Frame 1 (no input): blank canvas, image omitted
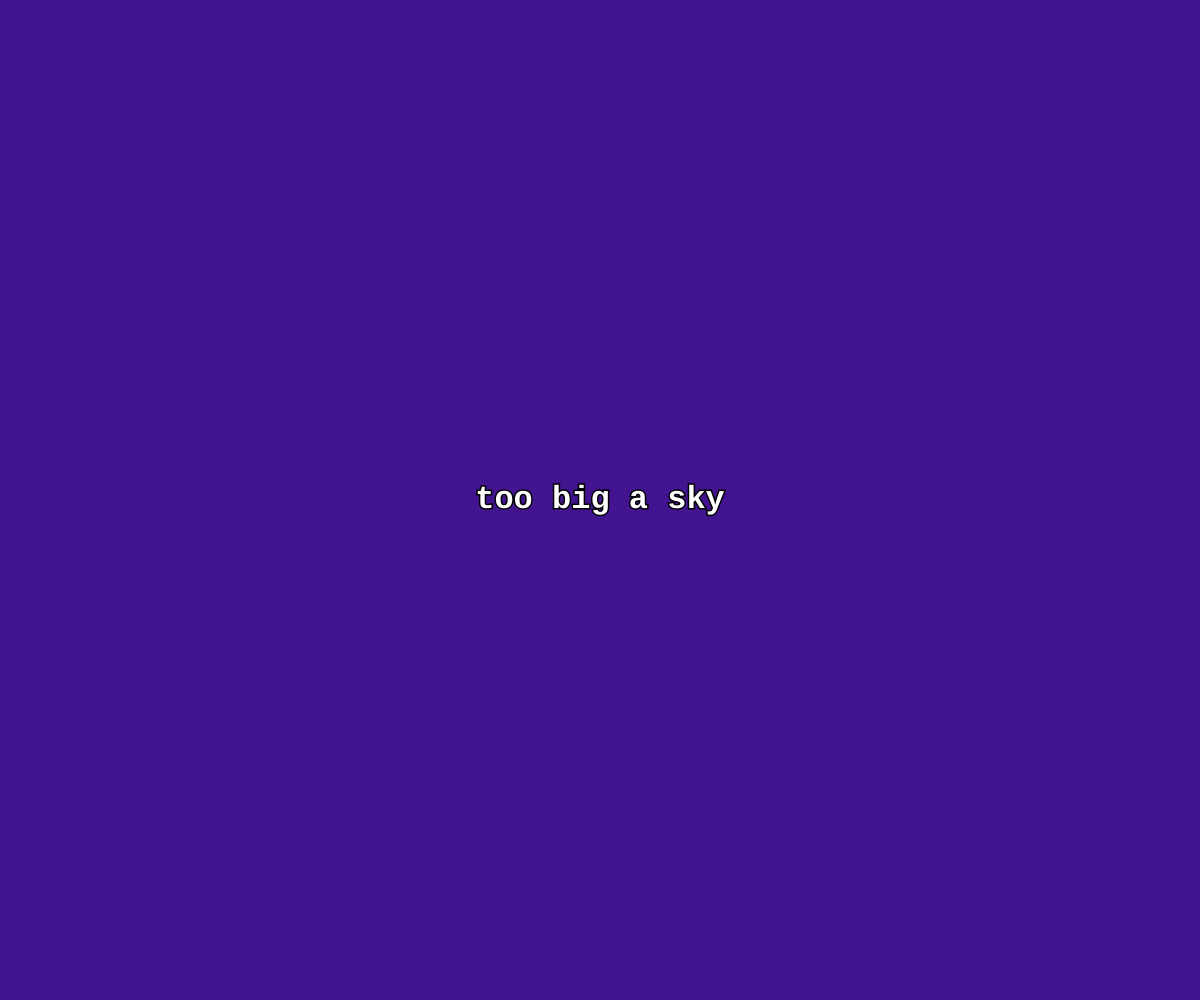
Frame 60 (no input)
Frame 120 (the mouse pressed at the canvas centre since frame 60): identical to frame 60, image omitted

The p5.js sketch that drew this single still picture (run headless with seeded random() and noise() and a simulated clock; from frame 60 on, the mouse is pressed at the canvas centre):

// p5.js sketch
// ── sketch.js
let txt = "";
let message = "too big a sky";
let alt_message = "too small a window";

let index = 0;

function setup() {
  createCanvas(windowWidth, windowHeight);

  textAlign(CENTER, CENTER);
  textFont("Courier New");
  textStyle(BOLD);
  textSize(32);
  stroke(0);
  strokeWeight(3);
  fill("white");

  from = color(0, 191, 255);
  to = color(75, 0, 130);
}

function draw() {
  index = map(windowWidth, 1280, 500, 1, 0);
  index = constrain(index, 0, 1);
  light = lerpColor(from, to, index);
  background(light);
  text(txt, width / 2, height / 2);

  if (windowWidth > 800) {
    txt = message;
  } else {
    txt = alt_message;
  }
}

function windowResized() {
  resizeCanvas(windowWidth, windowHeight);
}

// ── style.css
html,
body {
  margin: 0;
  padding: 0;
}
canvas {
  display: block;
}

#open-new {
  position: absolute;
  top: 12px;
  right: 12px;
  font-size: 1.5rem;
  color: #ffffff;
  text-decoration: none;
  z-index: 1000;
  cursor: pointer;
  user-select: none;
  background: rgba(86, 23, 211, 0.8);
  padding: 0.2em 0.5em;
  border-radius: 4px;
  box-shadow: 0 2px 6px rgba(0, 0, 0, 0.2);
}

#open-new:hover {
  color: #000;
}
